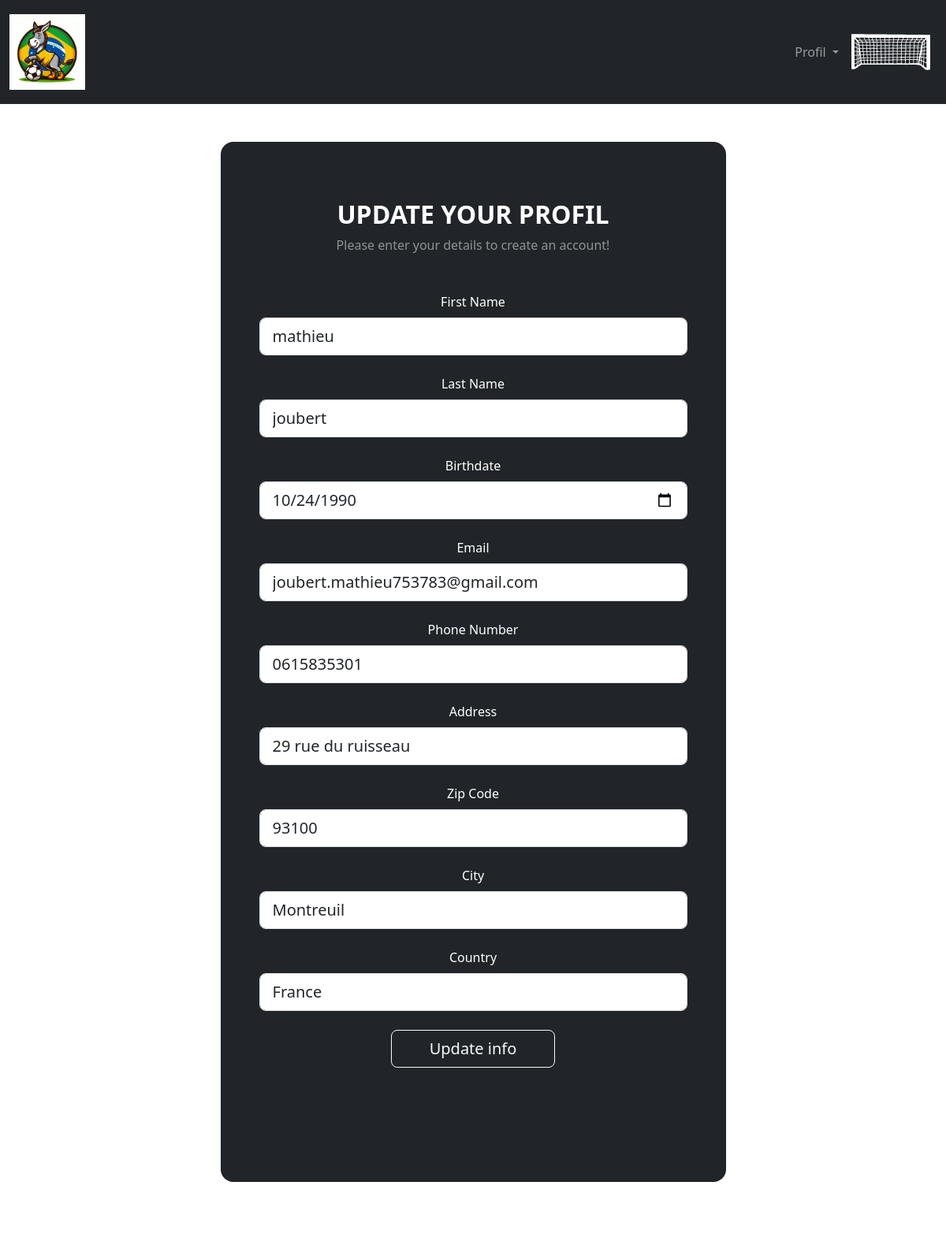
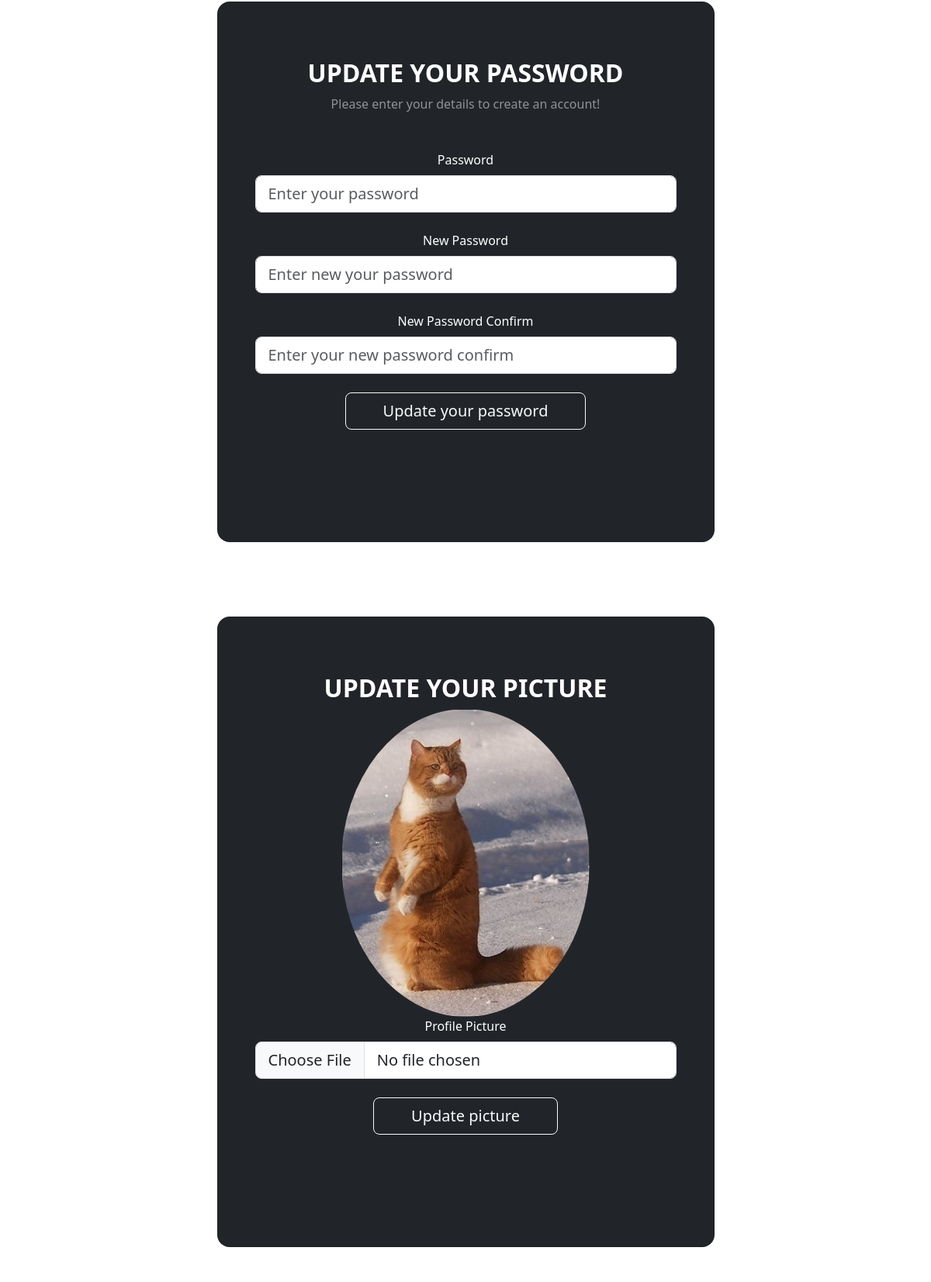
Screenshot of /index.php?path=edituser&id=9 (signed in, upper part) with the database file from the repository (2 pictures, top to bottom).
### tables this page shows
CREATE TABLE `user` (
  `userId` int(11) NOT NULL,
  `userFirstName` varchar(100) NOT NULL,
  `userLastName` varchar(100) NOT NULL,
  `userBirthDay` date NOT NULL,
  `userAddress` varchar(100) NOT NULL,
  `userZip` int(11) NOT NULL,
  `userCity` varchar(100) NOT NULL,
  `userCountry` varchar(10) NOT NULL,
  `userPassword` varchar(100) NOT NULL,
  `userEmail` varchar(100) NOT NULL,
  `userNumber` int(11) NOT NULL,
  `userPicture` varchar(100) DEFAULT 'user-defaut.jpeg',
  `createdAt` timestamp NULL DEFAULT current_timestamp(),
  `updatedAt` timestamp NULL DEFAULT current_timestamp()
);

### lib/Controller/AbstractController.php (called while the page is built, shortened)
<?php
abstract class AbstractController {
    protected function renderView(string $template, array $data = []): string {
		return require_once dirname(__DIR__, 2) . '/templates/layout.php';
	}
}

### src/Controller/UserController.php (called while the page is built, shortened)
<?php
class UserController extends AbstractController {
    public function edit() {
        $userManager = new UserManager();
        return $this->renderView('main/user/edit.php', [
            'user' => $userManager->showProfile(),
            'countrys' => $userManager->getCountrys(),
            'seo' => [
                'title' => 'Edit User',
                'description' => 'Edit User Page donkey Five'
            ]
        ]);
    }
}

### index.php (called while the page is built, shortened)
<?php
new Router();

### lib/Manager/AbstractManager.php (called while the page is built, shortened)
<?php
abstract class AbstractManager {
	private function connect(): \PDO {
		$db = new \PDO(DB_DSN, DB_USER, DB_PASS, DB_OPTIONS);
		$db->setAttribute(\PDO::ATTR_ERRMODE, \PDO::ERRMODE_EXCEPTION);
		$db->exec("SET NAMES utf8");
		return $db;
	}
    private function executeQuery(string $query, array $params = []): \PDOStatement {
		$db = $this->connect();
		$stmt = $db->prepare($query);
		foreach ($params as $key => $param) $stmt->bindValue($key, $param);
		$stmt->execute();
		return $stmt;
	}
    private function classToTable(string $class): string {
		$tmp = explode('\\', $class);
		return strtolower(end($tmp));
	}
	protected function readOne(string $class, array $filters): mixed {
		$query = 'SELECT * FROM ' . $this->classToTable($class) . ' WHERE ';
		foreach (array_keys($filters) as $filter) {
			$query .= $filter . " = :" . $filter;
		}
		$stmt = $this->executeQuery($query, $filters);
		$stmt->setFetchMode(\PDO::FETCH_CLASS, $class);
		return $stmt->fetch();
	}
}

### src/Manager/UserManager.php (called while the page is built, shortened)
<?php
class UserManager extends  AbstractManager{
    public function showProfile() {
        $id = $_SESSION['user']['id'];
        return $this->readOne(User::class, ['userId' => $id]);
    }
}

### src/Entity/User.php (called while the page is built, shortened)
<?php
class User {
    private ?string $userFirstName;
    private ?string $userLastName;
    private ?string $userEmail;
    private ?int $userNumber;
    private ?string $userAddress;
    private ?int $userZip;
    private ?string $userCity;
    private ?string $userCountry;
    private ?string $userBirthDay;
    private ?string $userPicture;
    public function getUserFirstName(): ?string
    {
        return $this->userFirstName;
    }
    public function getUserLastName(): ?string
    {
        return $this->userLastName;
    }
    public function getUserEmail(): ?string
    {
        return $this->userEmail;
    }
    public function getUserNumber(): ?int
    {
        return $this->userNumber;
    }
    public function getUserAddress(): ?string
    {
        return $this->userAddress;
    }
    public function getUserZip(): ?int
    {
        return $this->userZip;
    }
    public function getUserCity(): ?string
    {
        return $this->userCity;
    }
    public function getUserCountry(): ?string
    {
        return $this->userCountry;
    }
    public function getUserBirthDay(): ?string
    {
        return $this->userBirthDay;
    }
    public function getUserPicture(): ?string
    {
        return $this->userPicture;
    }
}

### templates/main/user/edit.php (the view, shortened to what this page needs)
<div class="container-fluid cont">
    <section class="gradient-custom">
        <div class="container py-5">
            <div class="row d-flex justify-content-center align-items-center">
                <div class="col-12 col-md-10 col-lg-8 col-xl-7">
                    <div class="card bg-dark text-white" style="border-radius: 1rem;">
                        <div class="card-body p-5 text-center">
                            <div class="mb-md-5 mt-md-4 pb-5">
                                <h2 class="fw-bold mb-2 text-uppercase">Update your profil</h2>
                                <p class="text-white-50 mb-5">Please enter your details to create an account!</p>
                                <form action="?path=edituserinfo" method="POST" enctype="multipart/form-data">
                                    <div class="form-outline form-white mb-4">
                                        <label class="form-label" for="userFirstName">First Name</label>
                                        <input type="text" id="userFirstName" name="userFirstName" class="form-control form-control-lg" value="<?=$data['user']->getUserFirstName()?>">
                                    </div>
                                    <div class="form-outline form-white mb-4">
                                        <label class="form-label" for="userLastName">Last Name</label>
                                        <input type="text" id="userLastName" name="userLastName" class="form-control form-control-lg" value="<?=$data['user']->getUserLastName()?>">
                                    </div>
                                    <div class="form-outline form-white mb-4">
                                        <label class="form-label" for="userBirthDay">Birthdate</label>
                                        <input type="date" id="userBirthDay" name="userBirthDay" class="form-control form-control-lg" value="<?=$data['user']->getUserBirthDay()?>">
                                    </div>
                                    <div class="form-outline form-white mb-4">
                                        <label class="form-label" for="userEmail">Email</label>
                                        <input type="email" id="userEmail" name="userEmail" class="form-control form-control-lg" value="<?=$data['user']->getUserEmail()?>">
                                    </div>
                                    <div class="form-outline form-white mb-4">
                                        <label class="form-label" for="userNumber">Phone Number</label>
                                        <input type="tel" id="userNumber" name="userNumber" class="form-control form-control-lg" value="0<?=$data['user']->getUserNumber()?>">
                                    </div>
                                    <div class="form-outline form-white mb-4">
                                        <label class="form-label" for="userAddress">Address</label>
                                        <input type="text" id="userAddress" name="userAddress" class="form-control form-control-lg" value="<?=$data['user']->getUserAddress()?>">
                                    </div>
                                    <div class="form-outline form-white mb-4">
                                        <label class="form-label" for="userZip">Zip Code</label>
                                        <input type="text" id="userZip" name="userZip" class="form-control form-control-lg" value="<?=$data['user']->getUserZip()?>">
                                    </div>
                                    <div class="form-outline form-white mb-4">
                                        <label class="form-label" for="userCity">City</label>
                                        <input type="text" id="userCity" name="userCity" class="form-control form-control-lg" value="<?=$data['user']->getUserCity()?>">
                                    </div>
                                    <div class="form-outline form-white mb-4">
                                        <label class="form-label" for="userCountry">Country</label>
                                        <select id="userCountry" name="userCountry" class="form-control form-control-lg">
                                            <option value="<?=$data['user']->getUserCountry()?>"><?=$data['user']->getUserCountry()?></option>
                                        </select>
                                    </div>
                                    <button class="btn btn-outline-light btn-lg px-5" type="submit" name="updateInfo">Update info</button>
                                </form>
                            </div>
                        </div>
                    </div>
                </div>
            </div>
        </div>
    </section>
    <section class="gradient-custom">
        <div class="container py-5">
            <div class="row d-flex justify-content-center align-items-center">
                <div class="col-12 col-md-10 col-lg-8 col-xl-7">
                    <div class="card bg-dark text-white" style="border-radius: 1rem;">
                        <div class="card-body p-5 text-center">
                            <div class="mb-md-5 mt-md-4 pb-5">
                                <h2 class="fw-bold mb-2 text-uppercase">Update your Password</h2>
                                <p class="text-white-50 mb-5">Please enter your details to create an account!</p>
                                <form action="?path=edituserpassword" method="POST" enctype="multipart/form-data">
                                <div class="form-outline form-white mb-4">
                                        <label class="form-label" for="password">Password</label>
                                        <input type="password" id="password" name="password" class="form-control form-control-lg" placeholder="Enter your password">
                                    </div>
                                    <div class="form-outline form-white mb-4">
                                        <label class="form-label" for="newUserPassword">New Password</label>
                                        <input type="password" id="newUserPassword" name="newUserPassword" class="form-control form-control-lg" placeholder="Enter new your password">
                                    </div>
                                    <div class="form-outline form-white mb-4">
                                        <label class="form-label" for="newUserPasswordConfirm">New Password Confirm</label>
                                        <input type="password" id="newUserPasswordConfirm" name="newUserPasswordConfirm" class="form-control form-control-lg" placeholder="Enter your new password confirm ">
                                    </div>
                                    <button class="btn btn-outline-light btn-lg px-5" type="submit" name="updatePassword">Update your password</button>
                                </form>
                            </div>
                        </div>
                    </div>
                </div>
            </div>
        </div>
    </section>
    <section class="gradient-custom">
        <div class="container py-5">
            <div class="row d-flex justify-content-center align-items-center">
                <div class="col-12 col-md-10 col-lg-8 col-xl-7">
                    <div class="card bg-dark text-white" style="border-radius: 1rem;">
                        <div class="card-body p-5 text-center">
                            <div class="mb-md-5 mt-md-4 pb-5">
                                <h2 class="fw-bold mb-2 text-uppercase">Update your Picture</h2>
                                <img src="<?= 'public/img/user/'.$data['user']->getUserPicture() ?>" class="card-img-top" alt="User Image" style="width:20rem;border-radius: 50%;">
                                <form action="?path=edituserpicture" method="POST" enctype="multipart/form-data">
                                    <div class="form-outline form-white mb-4">
                                        <label class="form-label" for="userPicture">Profile Picture</label>
                                        <input type="file" id="userPicture" name="userPicture" class="form-control form-control-lg" placeholder="<?=$data['user']->getUserPicture()?>">
                                    </div>
                                    <button class="btn btn-outline-light btn-lg px-5" type="submit" name="updatePicture">Update picture</button>
                                </form>
                            </div>
                        </div>
                    </div>
                </div>
            </div>
        </div>
    </section>

### rows the page displays
user: userFirstName "mathieu", userLastName "joubert", userBirthDay "10/24/1990", userEmail "joubert.mathieu753783@gmail.com", userNumber "0615835301", userAddress "29 rue du ruisseau", userZip "93100", userCity "Montreuil", userCountry "France", userPicture (picture)
